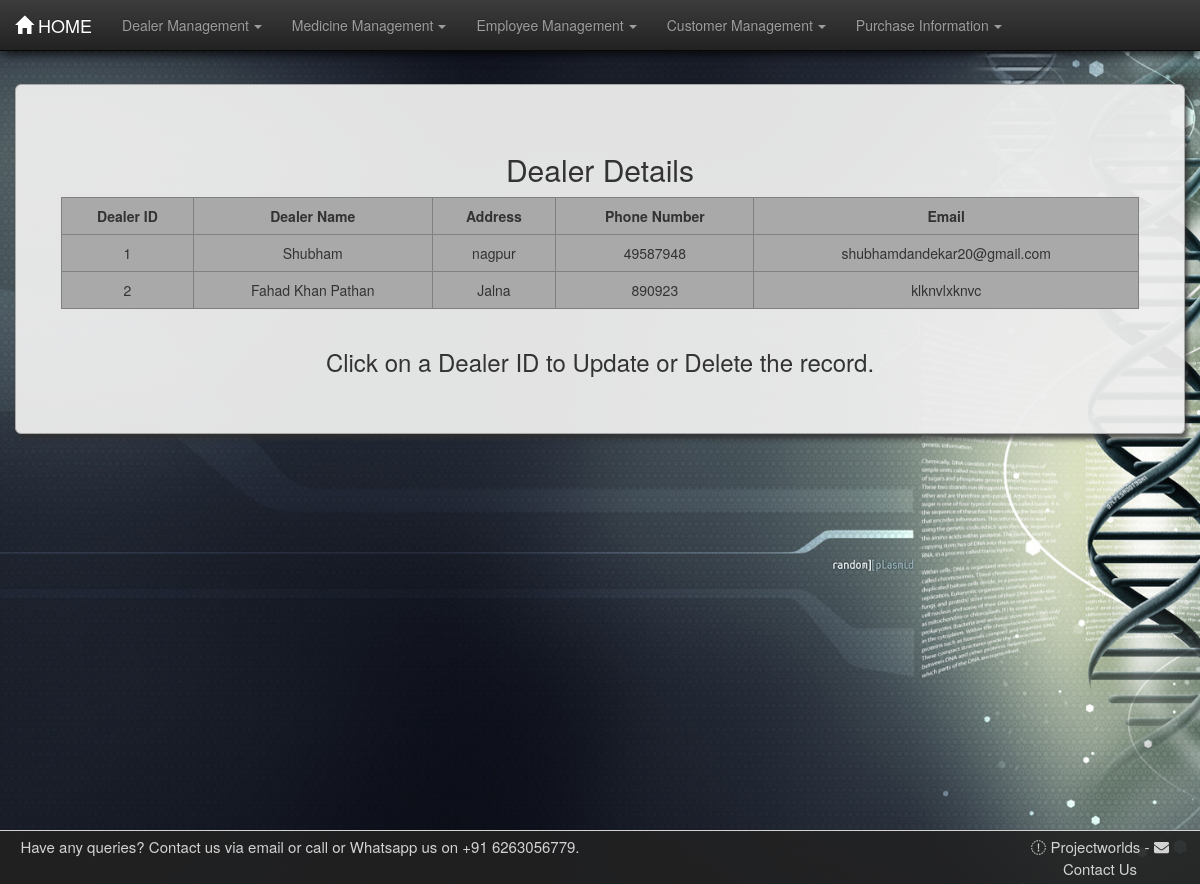
/pharma/dealertable/, run on the app's committed database.
### pharma/models.py (models this page shows, shortened)
class Dealer(models.Model):
    dname   = models.CharField(max_length=30)
    address = models.CharField(max_length=100)
    phn_no  = models.BigIntegerField(unique=True)
    email   = models.CharField(max_length=50)

### pharma/views.py (the view)
def dealertable(request):
    dealer = Dealer.objects.all()
    dict = {"dealer": dealer}
    return render(request, 'pharma/dealertable.html', dict)

### pharma/templates/pharma/dealertable.html (shortened to what this page needs)
{% load staticfiles %}
<!DOCTYPE html>
<html lang="en">
<head>
    <link rel="stylesheet" href="{% static 'pharma/css/bootstrap.min.css' %}">
    <link rel="stylesheet" href="{% static 'pharma/css/bootstrap-theme.min.css' %}">
    <link rel="stylesheet" href="{% static 'pharma/css/style.css' %}">
</head>
<body>
<nav class="navbar navbar-inverse navbar-fixed-top">
    <div class="container-fluid">
        <div class="navbar-header">
            <a href="/pharma/" class="navbar-brand"><span
                    class="glyphicon glyphicon glyphicon-home"></span>&nbsp;HOME</a>
        </div>
        <div class="collapse navbar-collapse" id="thisnav">
            <ul class="nav navbar-nav">
                <li class="dropdown"><a href="#" class="dropdown-toggle" data-toggle="dropdown">Dealer Management<b
                        class="caret"></b></a>
                </li>
                <li class="dropdown"><a href="#" class="dropdown-toggle" data-toggle="dropdown">Medicine Management<b
                        class="caret"></b></a>
                </li>
                <li class="dropdown"><a href="#" class="dropdown-toggle" data-toggle="dropdown">Employee Management<b
                        class="caret"></b></a>
                </li>
                <li class="dropdown"><a href="#" class="dropdown-toggle" data-toggle="dropdown">Customer Management<b
                        class="caret"></b></a>
                </li>
                <li class="dropdown"><a href="#" class="dropdown-toggle" data-toggle="dropdown">Purchase Information<b
                        class="caret"></b></a>
                </li>
            </ul>
        </div>
    </div>
</nav>
<div class="container-fluid martop7">
    <div class="jumbotron jumcust">
        <h2>Dealer Details</h2>
        <div class="row">
            <div class="col-md-1">
            </div>
            <table border="1" class="table table-responsive table-hover col-md-10">
                <tr>
                    <th>Dealer ID</th>
                    <th>Dealer Name</th>
                    <th>Address</th>
                    <th>Phone Number</th>
                    <th>Email</th>
                </tr>
                {% for foo in dealer %}
                    <tr>
                        <td class="idlink"><a href="/pharma/dealerformview{{ foo.id }}/">{{ foo.id }}</a></td>
                        <td>{{ foo.dname }}</td>
                        <td>{{ foo.address }}</td>
                        <td>{{ foo.phn_no }}</td>
                        <td>{{ foo.email }}</td>
                    </tr>
                {% endfor %}
            </table>
        </div>
        <footer><h3>Click on a Dealer ID to Update or Delete the record.</h3></footer>
    </div>
</div>
<footer id="contact" class="container-fluid text-center">
    <div class="row">
        <div class="left-footer col-lg-6">
            <span class="footer-text">Have any queries? Contact us via email or call or Whatsapp  us on +91 6263056779.</span>
        </div>
        <div class="col-lg-4"></div>
        <div class="right-footer col-lg-2">
                <span class="linkto" onclick=" window.open('https://projectworlds.in/', '_blank'); return false;"><i
                        class="fab fa-globe-square prefix mr-1"></i> Projectworlds</span>
            <span>-</span>
            <span class="linkto" data-toggle="modal" data-target="#modalContactForm"><i
                    class="fa fa-envelope prefix mr-1"></i> Contact Us</span>
        </div>
    </div>
</footer>
</body>
</html>

### pharma/static/pharma/css/style.css (style rules this page uses)
body { background-image: url("images/bghome.jpg"); background-size: cover; background-attachment: fixed; min-height: 100vh; }
.caret { margin-left: 5px; }
table { text-align: center; border-collapse: collapse; background-color: darkgray; }
th { text-align: center; }
.martop7 { margin-top: 7%; }
.jumcust { box-shadow: 3px 5px 5px rgba(47, 47, 47, 0.8); border: 1px solid darkgrey; border-radius: 0px; text-align: center; background-color: rgba(238, 238, 238, 0.95); }
.table>tbody>tr>td, .table>tbody>tr>th { border-top: none; }
a:link { text-decoration: none; color: #333; }
#contact { padding-top: 0.5rem; padding-bottom: 0.5rem; border-top: 1px solid; background-color: rgba(34, 34, 34, 0.9); color: lightgray; font-size: 1.5rem; position: fixed; left: 0; bottom: 0; width: 100%; }
.linkto { cursor: pointer; }
.navbar { box-shadow: 2px 3px 10px rgba(0, 0, 0, 0.8); }

### data on the page
Dealer: id "1", dname "Shubham", address "nagpur", phn_no "49587948", email "shubhamdandekar20@gmail.com"
Dealer: id "2", dname "Fahad Khan Pathan", address "Jalna", phn_no "890923", email "klknvlxknvc"
